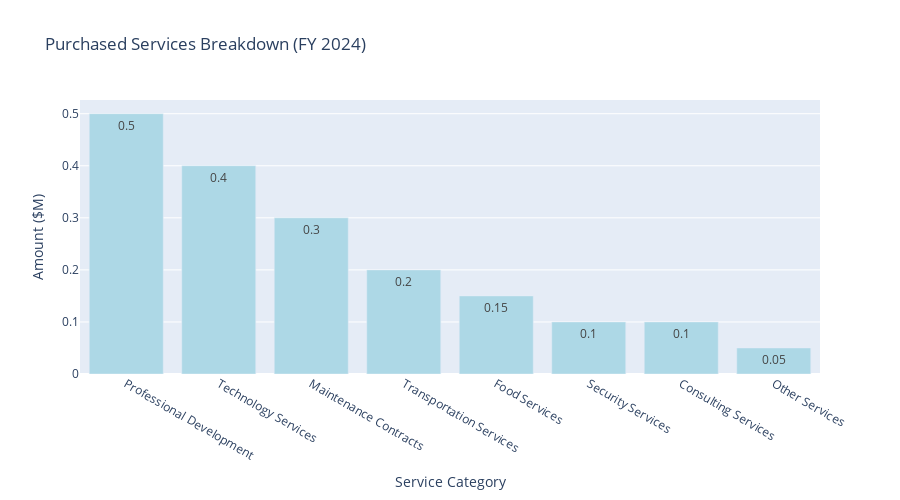

Notebook code cell kept with this figure:
### Code cell
# Model 3: Purchased Services Analysis and Scenario Planning
# Analyze purchased services in detail and model different reduction scenarios

import pandas as pd
import numpy as np
import plotly.graph_objects as go
from plotly.subplots import make_subplots

# Create detailed purchased services breakdown (hypothetical data based on typical school district patterns)
purchased_services = {
    'Category': [
        'Professional Development',
        'Technology Services',
        'Maintenance Contracts',
        'Transportation Services',
        'Food Services',
        'Security Services',
        'Consulting Services',
        'Other Services'
    ],
    'Amount': [
        0.5,  # $500K
        0.4,  # $400K
        0.3,  # $300K
        0.2,  # $200K
        0.15, # $150K
        0.1,  # $100K
        0.1,  # $100K
        0.05  # $50K
    ],
    'Flexibility': [
        'High',
        'Medium',
        'Low',
        'Low',
        'Medium',
        'Low',
        'High',
        'High'
    ]
}

ps_df = pd.DataFrame(purchased_services)
ps_df['Percentage'] = (ps_df['Amount'] / ps_df['Amount'].sum()) * 100

# Create purchased services breakdown visualization
fig1 = go.Figure()
fig1.add_trace(go.Bar(
    x=ps_df['Category'],
    y=ps_df['Amount'],
    text=ps_df['Amount'].round(2),
    textposition='auto',
    marker_color='lightblue',
    name='Amount ($M)'
))

fig1.update_layout(
    title='Purchased Services Breakdown (FY 2024)',
    xaxis_title='Service Category',
    yaxis_title='Amount ($M)',
    showlegend=False,
    height=500
)

# Scenario Analysis
def calculate_scenario_impact(base_expenditures, reduction_percentages):
    scenarios = []
    for reduction in reduction_percentages:
        new_expenditures = base_expenditures.copy()
        new_expenditures['Purchased_Services'] *= (1 - reduction)
        new_expenditures['Supplies'] *= (1 - reduction)
        scenarios.append(new_expenditures)
    return scenarios

# Get base expenditures
base_expenditures = exp_df.set_index('Category')['Amount']

# Define reduction scenarios
reduction_percentages = [0.05, 0.10, 0.15, 0.20, 0.25]
scenarios = calculate_scenario_impact(base_expenditures, reduction_percentages)

# Calculate impact on fund balance
def calculate_fund_balance_impact(scenarios, revenue, years=5):
    impacts = []
    for scenario in scenarios:
        balance = 5.37  # Starting balance
        yearly_impacts = []
        for year in range(years):
            revenue_year = revenue * (1.018 ** year)  # 1.8% growth
            expenditure_year = scenario.sum() * (1.037 ** year)  # 3.7% growth
            balance = balance + revenue_year - expenditure_year
            yearly_impacts.append(balance)
        impacts.append(yearly_impacts)
    return impacts

# Calculate impacts
revenue_2024 = 14.67  # Base revenue
impacts = calculate_fund_balance_impact(scenarios, revenue_2024)

# Create scenario analysis visualization
fig2 = go.Figure()
years = list(range(2024, 2029))

for i, reduction in enumerate(reduction_percentages):
    fig2.add_trace(go.Scatter(
        x=years,
        y=impacts[i],
        name=f'{reduction*100}% Reduction',
        mode='lines+markers'
    ))

fig2.update_layout(
    title='Fund Balance Impact of Service & Supply Reductions',
    xaxis_title='Year',
    yaxis_title='Projected Fund Balance ($M)',
    showlegend=True,
    height=500
)

# Create summary table
summary_data = []
for i, reduction in enumerate(reduction_percentages):
    summary_data.append({
        'Reduction': f'{reduction*100}%',
        '2024 Savings': f'${(base_expenditures["Purchased_Services"] + base_expenditures["Supplies"]) * reduction:.2f}M',
        '2028 Balance': f'${impacts[i][-1]:.2f}M',
        'Balance Improvement': f'${impacts[i][-1] - impacts[0][-1]:.2f}M'
    })

summary_df = pd.DataFrame(summary_data)

# Display visualizations
fig1.show()
fig2.show()

# Display summary table
print("\nScenario Analysis Summary:")
print(summary_df.to_string(index=False))

# Save visualizations
fig1.write_html('purchased_services_breakdown.html')
fig2.write_html('reduction_scenarios.html')

### Figure 1 — Plotly figure (JSON) as saved in the notebook; plotly's stock layout.template omitted (floating-point values rounded to 4 significant figures)
{"data": [{"marker": {"color": "lightblue"}, "name": "Amount ($M)", "text": [0.5, 0.4, 0.3, 0.2, 0.15, 0.1, 0.1, 0.05], "textposition": "auto", "type": "bar", "x": ["Professional Development", "Technology Services", "Maintenance Contracts", "Transportation Services", "Food Services", "Security Services", "Consulting Services", "Other Services"], "y": [0.5, 0.4, 0.3, 0.2, 0.15, 0.1, 0.1, 0.05]}], "layout": {"height": 500, "showlegend": false, "title": {"text": "Purchased Services Breakdown (FY 2024)"}, "xaxis": {"title": {"text": "Service Category"}}, "yaxis": {"title": {"text": "Amount ($M)"}}}}
